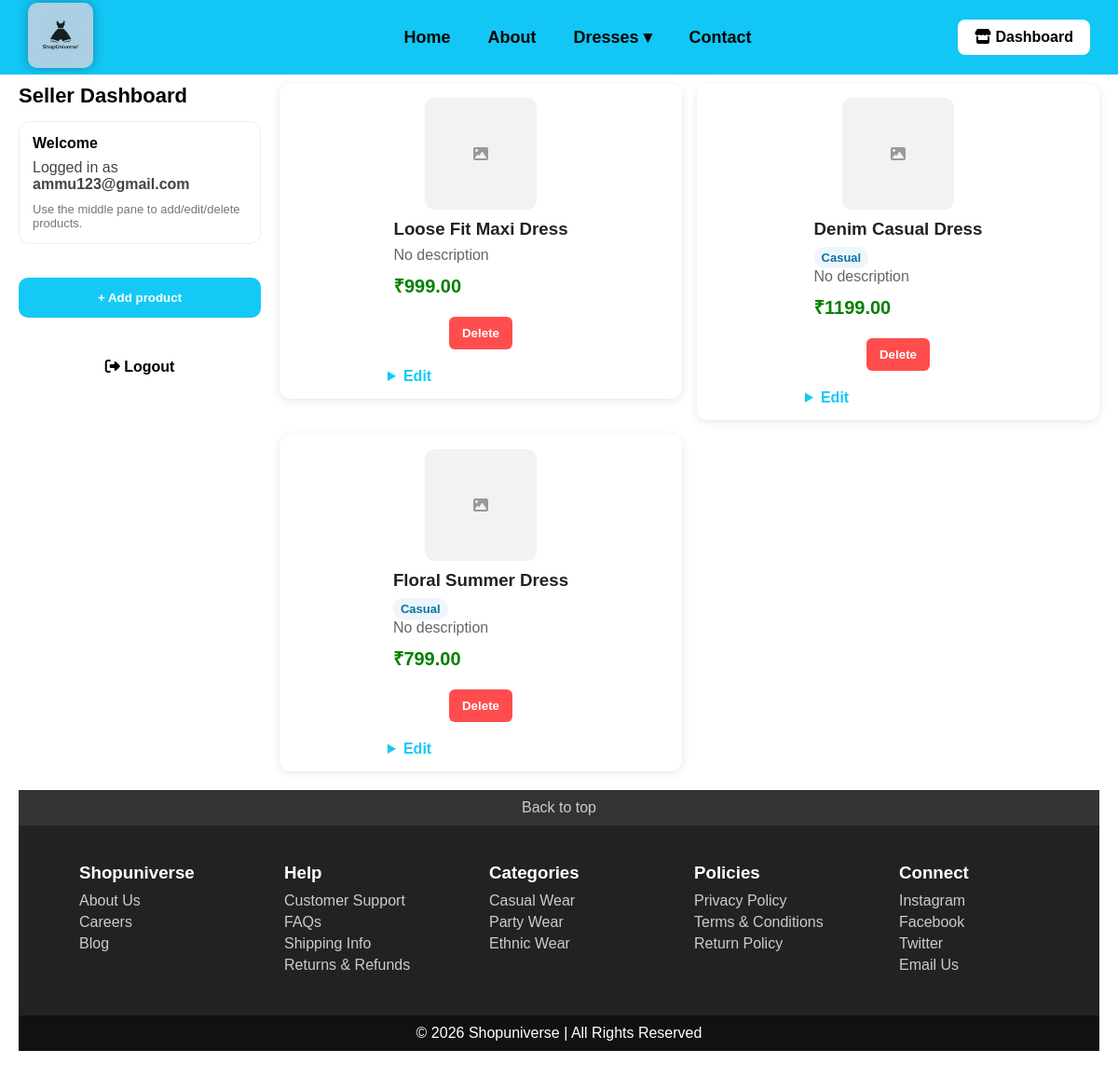
The page /seller/dashboard (signed in) on the database its author committed.
### tables this page shows
CREATE TABLE products (
                id INTEGER PRIMARY KEY AUTOINCREMENT,
                seller_id INTEGER NOT NULL,
                name TEXT NOT NULL,
                price REAL NOT NULL DEFAULT 0,
                image_url TEXT,
                created_at TEXT NOT NULL, description TEXT, category TEXT,
                FOREIGN KEY (seller_id) REFERENCES sellers(id) ON DELETE CASCADE ON UPDATE CASCADE
            );

### app.py (the view)
@app.route("/seller/dashboard")
def seller_dashboard():
    if not seller_login_required():
        flash("Please login to access seller dashboard.", "seller_error")
        return redirect(url_for("seller_login"))
    conn = get_db_connection()
    try:
        products = conn.execute(
            """
            SELECT id, name, price, description, image_url, category, created_at
            FROM products
            WHERE seller_id = ?
            ORDER BY datetime(created_at) DESC, id DESC
            """,
            (session.get("seller_id"),),
        ).fetchall()
    finally:
        conn.close()
    return render_template(
        "seller_dashboard.html",
        seller_email=session.get("seller_email"),
        products=products,
    )

### app.py (called while the page is built)
def get_db_connection():
    conn = sqlite3.connect(DB_PATH)
    conn.row_factory = sqlite3.Row
    conn.execute("PRAGMA foreign_keys = ON")
    return conn

def seller_login_required():
    return session.get("seller_id") is not None

### templates/seller_dashboard.html (shortened to what this page needs)
<!DOCTYPE html>
<html>
<head>
    <link rel="stylesheet" href="{{ url_for('static', filename='style.css') }}">
    <link rel="stylesheet"
    href="https://cdnjs.cloudflare.com/ajax/libs/font-awesome/6.5.0/css/all.min.css">
</head>
<body>
<div class="navbar">
    <div class="logo">
        <img src="{{ url_for('static', filename='logo3.jpg') }}" alt="Shopuniverse">
    </div>
    <div class="nav-links">
        <a href="{{ url_for('index') }}">Home</a>
        <a href="{{ url_for('about') }}">About</a>
        <div class="dropdown">
            <a href="#">Dresses &#9662;</a>
        </div>
        <a href="{{ url_for('contact') }}">Contact</a>
    </div>
    <div class="nav-right">
        <a href="{{ url_for('seller_dashboard') }}" class="seller-btn">
            <i class="fa fa-store"></i> Dashboard
        </a>
    </div>
</div>
<div style="height: 20px;"></div>
<div style="padding:70px 20px 30px 20px;">
    <div style="display:grid; grid-template-columns: 260px 1fr; gap:20px; align-items:start;">
        <div style="display:flex; flex-direction:column; align-items:stretch;">
            <h2 style="margin:0 0 14px 0; font-size:22px;">Seller Dashboard</h2>
            <div style="background:#fff; border:1px solid #eee; border-radius:12px; padding:14px;">
                <div style="font-weight:800; margin-bottom:8px;">Welcome</div>
                <div style="color:#444; margin-bottom:10px;">
                    Logged in as <span style="font-weight:800;">{{ seller_email }}</span>
                </div>
                <div style="color:#777; font-size:13px;">
                    Use the middle pane to add/edit/delete products.
                </div>
            </div>
            <div style="width:100%; margin-top:16px;">
                <div style="width:100%; max-width:900px;">
                    <button
                        type="button"
                        id="sellerAddToggle"
                        style="width:100%; padding:14px; background:#15c9f6; border:none; color:white; border-radius:10px; cursor:pointer; font-weight:800;"
                    >
                        + Add product
                    </button>
                </div>
            </div>
            <div style="width:100%; margin-top:12px; max-width:260px;">
                <a href="{{ url_for('seller_logout') }}" class="login-btn" style="display:block; text-align:center; width:100%; padding:12px 14px; text-decoration:none; border-radius:10px;">
                    <i class="fa fa-sign-out-alt"></i> Logout
                </a>
            </div>
        </div>
        <div style="width:100%;">
        <div class="products">
        {% if products and products|length > 0 %}
            {% for p in products %}
                {% set show_buy_button = false %}
                {% set show_seller_actions = true %}
                {% include 'partials/product_card.html' %}
            {% endfor %}
        {% else %}
            <p style="margin:0; color:#666;">No products yet. Add one above.</p>
        {% endif %}
    </div>
    </div>
</div>
    <div class="seller-dashboard-footer-wrap" style="width: 100%; display:block; margin-top: 20px; clear: both;">
        <div class="footer">
            <div class="footer-top">
                <a href="#">Back to top</a>
            </div>
            <div class="footer-content">
                <div class="footer-column">
                    <h3>Shopuniverse</h3>
                    <a href="{{ url_for('about') }}">About Us</a>
                    <a href="#">Careers</a>
                    <a href="#">Blog</a>
                </div>
                <div class="footer-column">
                    <h3>Help</h3>
                    <a href="#">Customer Support</a>
                    <a href="#">FAQs</a>
                    <a href="#">Shipping Info</a>
                    <a href="#">Returns & Refunds</a>
                </div>
                <div class="footer-column">
                    <h3>Categories</h3>
                    <a href="{{ url_for('casual') }}">Casual Wear</a>
                    <a href="{{ url_for('party') }}">Party Wear</a>
                    <a href="{{ url_for('ethnic') }}">Ethnic Wear</a>
                </div>
                <div class="footer-column">
                    <h3>Policies</h3>
                    <a href="#">Privacy Policy</a>
                    <a href="#">Terms & Conditions</a>
                    <a href="#">Return Policy</a>
                </div>
                <div class="footer-column">
                    <h3>Connect</h3>
                    <a href="#">Instagram</a>
                    <a href="#">Facebook</a>
                    <a href="#">Twitter</a>
                    <a href="{{ url_for('contact') }}">Email Us</a>
                </div>
            </div>
            <div class="footer-bottom">
                <p>&copy; 2026 Shopuniverse | All Rights Reserved</p>
            </div>
        </div>
    </div>
    </div>
</body>
</html>

### templates/partials/product_card.html (shortened to what this page needs)
{% set image_url = p.image_url|default('') %}
{% set description = p.description|default('') %}
{% set name = p.name|default('') %}
{% set raw_price = p.price|default(0) %}
{% set price = (raw_price|string)|replace(',', '') %}
{% set price_float = price|float(0) %}
<div class="product-card">
    {% if image_url %}
        <img src="{{ image_url }}" alt="{{ name }}">
    {% else %}
        <div style="width:120px; height:120px; border-radius:10px; background:#f2f2f2; display:flex; align-items:center; justify-content:center; color:#999;">
            <i class="fa fa-image"></i>
        </div>
    {% endif %}
    <div class="product-info-list">
        <h3>
            {% if name == 'Shimmer Wear' %}
                shimmer party wear
            {% else %}
                {{ name }}
            {% endif %}
        </h3>
        {% if p.category %}
            <div style="margin-top:6px;">
                <span style="display:inline-block; padding:4px 8px; background:#eef6fb; color:#0a74a6; border-radius:12px; font-size:13px; font-weight:700;">{{ p.category }}</span>
            </div>
        {% endif %}
        {% if description %}
            <p>{{ description }}</p>
        {% else %}
            <p>No description</p>
        {% endif %}
        <div class="product-price">₹{{ "%.2f"|format(price_float) }}</div>
    </div>
    <div class="product-actions">
        {% if show_seller_actions %}
            <form method="POST" action="{{ url_for('seller_delete_product') }}" style="margin:0;">
                <button
                    type="submit"
                    style="padding:10px 14px; background:#ff4d4d; border:none; color:white; border-radius:6px; cursor:pointer; font-weight:700;"
                >
                    Delete
                </button>
            </form>
            <details style="flex:1; min-width:200px;">
                <summary style="cursor:pointer; font-weight:700; color:#15c9f6;">Edit</summary>
            </details>
        {% endif %}
    </div>
</div>

### static/style.css (style rules this page uses)
* { margin: 0; padding: 0; box-sizing: border-box; }
body { font-family: Arial, sans-serif; }
.navbar { display: flex; justify-content: space-between; align-items: center; background-color: #15c9f6; padding: 15px 30px; }
.logo img { height: 70px; padding: 0px; background-color: transparent; border-radius: 10px; box-shadow: 0 0 12px rgba(0,0,0,0.3); transition: 0.3s; }
.nav-links { display: flex; align-items: center; gap: 20px; justify-content: flex-start; flex: 1; margin-left: 20px; }
.nav-links a { text-decoration: none; color: black; font-weight: bold; }
.login-btn { background-color: white; padding: 8px 15px; border-radius: 5px; text-decoration: none; color: black; font-weight: bold; }
.nav-right { display: flex; align-items: center; gap: 10px; }
.products { width: 100%; padding: 40px 20px 40px; display: grid; grid-template-columns: repeat(auto-fill, minmax(320px, 1fr)); gap: 16px; align-items: start; justify-items: center; }
.product-card { width: 100%; display: flex; flex-direction: column; gap: 10px; }
button { display: block; margin: 20px auto; padding: 10px 20px; border: none; background: #15c9f6; color: white; border-radius: 5px; cursor: pointer; }
.products { width: 100%; padding: 120px 40px 40px; display: flex; flex-direction: column; gap: 20px; }
.product-card { width: 100%; display: flex; align-items: center; gap: 20px; background: white; padding: 15px; border-radius: 12px; box-shadow: 0 2px 10px rgba(0,0,0,0.1); transition: 0.3s; }
.product-info-list { flex: 1; }
.product-info-list h3 { margin-bottom: 8px; color: #222; }
.product-info-list p { color: #666; margin-bottom: 10px; }
.product-price { font-size: 20px; font-weight: bold; color: green; }
.product-card button { padding: 10px 16px; background: #15c9f6; border: none; color: white; border-radius: 6px; cursor: pointer; margin-top: 10px; }
.footer { background: #222; color: white; margin-top: 40px; }
.footer-top { text-align: center; padding: 10px; background: #333; }
.footer-top a { color: #ccc; text-decoration: none; }
.footer-content { display: flex; justify-content: space-around; flex-wrap: wrap; padding: 30px; }
.footer-column { min-width: 150px; margin: 10px; }
.footer-column h3 { margin-bottom: 10px; color: white; }
.footer-column a { display: block; color: #ccc; text-decoration: none; margin-bottom: 5px; }
.footer-bottom { text-align: center; padding: 10px; background: #111; }
.seller-dashboard-footer-wrap { width: 100%; display: block; margin-top: 40px; }
.seller-dashboard-footer-wrap > .footer { width: 100%; max-width: none; margin: 0; }
.seller-btn { text-decoration:none; background:#ff9800; color:white; padding:10px 15px; border-radius:6px; font-weight:bold; transition:0.3s; }
.navbar { width: 100%; height: 80px; background: #12c6f5; display: flex; align-items: center; justify-content: flex-start; position: fixed; top: 0; left: 0; z-index: 1000; padding: 0 30px; box-sizing: border-box; }
.nav-links { position: absolute; left: 50%; transform: translateX(-50%); display: flex; align-items: center; gap: 40px; }
.nav-links a { text-decoration: none; color: black; font-size: 18px; font-weight: bold; }
.nav-right { margin-left: auto; display: flex; align-items: center; gap: 15px; }
.login-btn, .cart-btn, .seller-btn { text-decoration: none; padding: 10px 18px; border-radius: 8px; font-weight: bold; background: white; color: black; }
.seller-btn { background: white; color: black; }
.products { display: grid !important; grid-template-columns: repeat(auto-fill, minmax(320px, 1fr)) !important; gap: 16px !important; align-items: start !important; justify-items: center !important; width: 100% !important; padding: 40px 20px !important; margin: 0 !important; }
.product-card { width: 100% !important; display: flex !important; flex-direction: column !important; gap: 10px !important; }

### templates/seller_dashboard.html (style rules this page uses)
.products { width: 100%; padding: 0 !important; margin: 0 !important; display: grid; grid-template-columns: repeat(auto-fill, minmax(320px, 1fr)); gap: 16px; align-items: start; justify-items: center; }
.product-card { width: 100%; }

### rows shown on the page
products: name "Loose Fit Maxi Dress", description "No description", price "999.00"
products: name "Denim Casual Dress", category "Casual", description "No description", price "1199.00"
products: name "Floral Summer Dress", category "Casual", description "No description", price "799.00"

### other values the page prints
{{ seller_email }} "ammu123@gmail.com"
